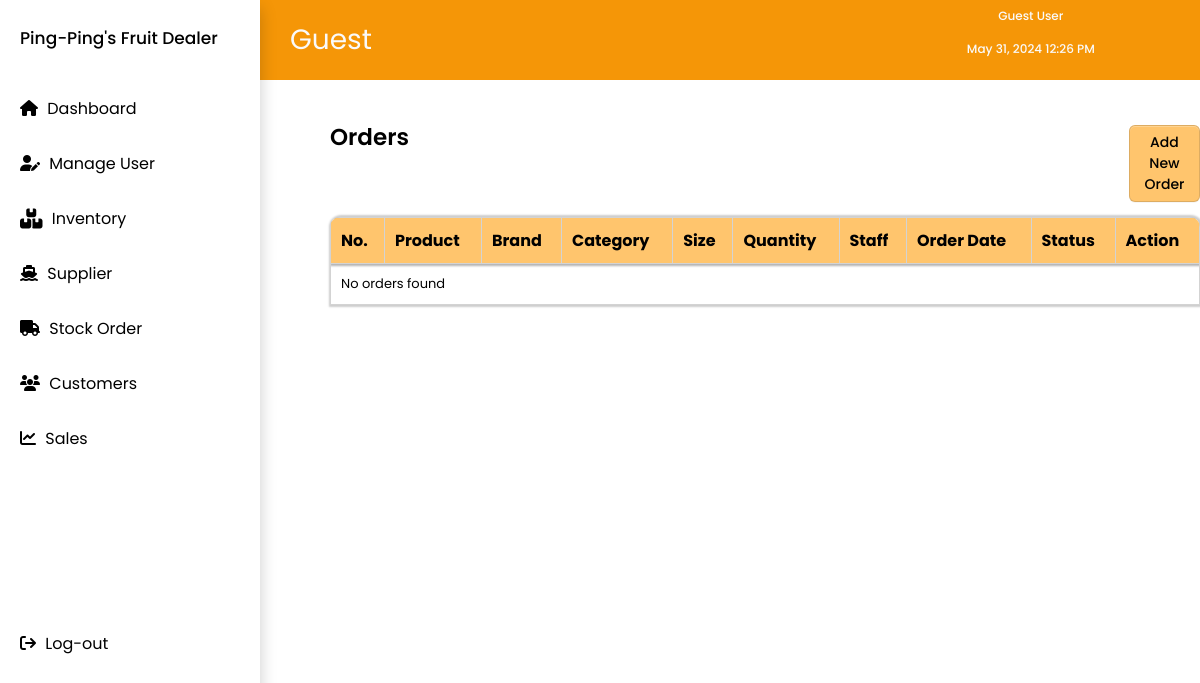
Before: /order.php with the older database file.
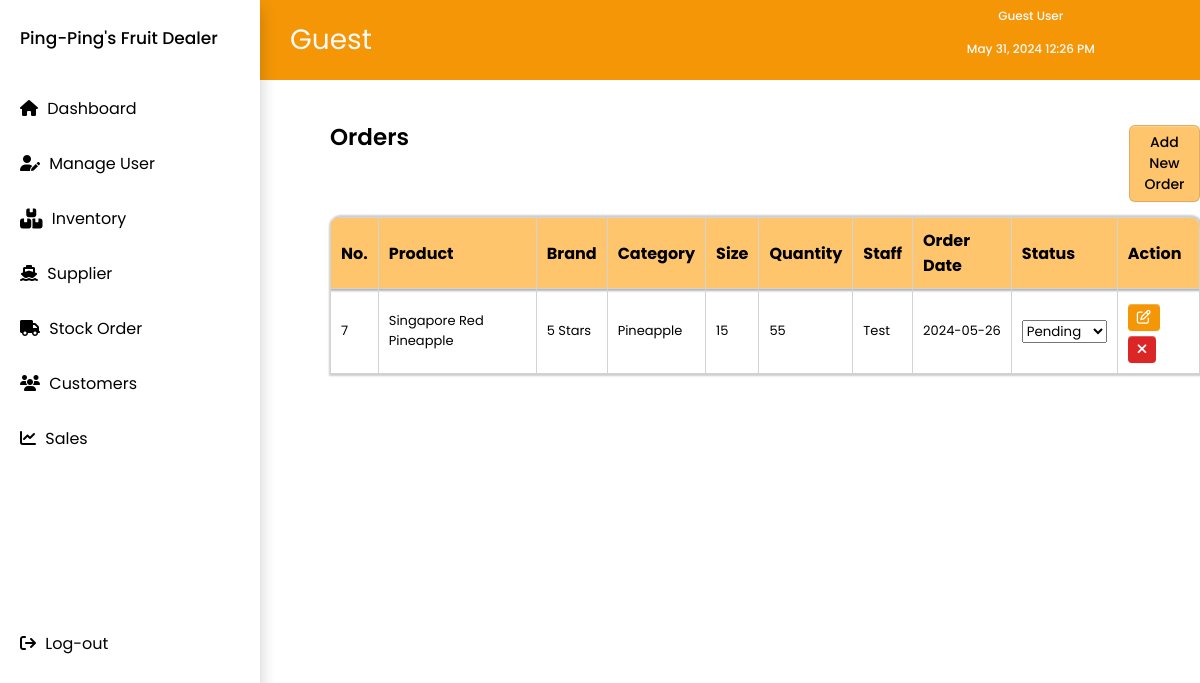
After: the same page with the newer database file.
### tables this page shows
CREATE TABLE `order` (
  `order_id` int(11) UNSIGNED NOT NULL,
  `product` varchar(50) NOT NULL,
  `brand` varchar(11) NOT NULL,
  `category` varchar(11) NOT NULL,
  `size` int(11) NOT NULL,
  `quantity` int(11) NOT NULL,
  `staff` varchar(50) NOT NULL,
  `order_date` date NOT NULL,
  `status` enum('pending','delivered') NOT NULL DEFAULT 'pending'
);

CREATE TABLE `inventory` (
  `inventory_id` int(50) UNSIGNED NOT NULL,
  `product_name` varchar(50) NOT NULL,
  `brand_name` varchar(50) NOT NULL,
  `category` varchar(50) NOT NULL,
  `size` int(50) NOT NULL,
  `order_quantity` int(50) NOT NULL,
  `price` decimal(10,0) NOT NULL
);

CREATE TABLE `suppliers` (
  `sup_id` int(50) UNSIGNED NOT NULL,
  `sup_name` varchar(50) NOT NULL,
  `sup_country` varchar(50) NOT NULL,
  `sup_num` varchar(11) NOT NULL,
  `sup_brand` varchar(50) NOT NULL
);

### order.php (the view, shortened to what this page needs)
<?php
include 'nav.php';
include 'topnav.php';
$conn = new mysqli(DB_HOST, DB_USER, DB_PASS, DB_NAME);
$sql = "SELECT o.order_id, i.product_name AS product, s.sup_brand AS brand, o.category, o.size, o.quantity, o.staff, o.order_date, o.status
        FROM `order` o
        LEFT JOIN `inventory` i ON o.product = i.inventory_id
        LEFT JOIN `suppliers` s ON o.brand = s.sup_id";
$result = $conn->query($sql);
?>
<!DOCTYPE html>
<html lang="en">
<head>
    <link rel="stylesheet" href="css/main.css">
    <link rel="stylesheet" href="css/order.css">
</head>
<body>
    <div class="group_names">
        <div class="group_content">
            <div class="title_and_button">
                <h2>Orders</h2>
                <button type="button" onclick="location.href='addorder.php'">Add New Order</button>
            </div>
            <table class="group_table">
                <thead>
                    <tr>
                        <th>No.</th>
                        <th>Product</th>
                        <th>Brand</th>
                        <th>Category</th>
                        <th>Size</th>
                        <th>Quantity</th>
                        <th>Staff</th>
                        <th>Order Date</th>
                        <th>Status</th>
                        <th>Action</th>
                    </tr>
                </thead>
                <tbody>
                    <?php
                    if ($result->num_rows > 0) {
                        while($row = $result->fetch_assoc()) {
                            echo "<tr>";
                            echo "<td>" . $row["order_id"] . "</td>";
                            echo "<td>" . $row["product"] . "</td>";
                            echo "<td>" . $row["brand"] . "</td>";
                            echo "<td>" . $row["category"] . "</td>";
                            echo "<td>" . $row["size"] . "</td>";
                            echo "<td>" . $row["quantity"] . "</td>";
                            echo "<td>" . $row["staff"] . "</td>";
                            echo "<td>" . $row["order_date"] . "</td>";
                            echo "<td>
                                    <select onchange=\"updateStatus(" . $row['order_id'] . ", this.value)\">
                                        <option value='pending'" . ($row['status'] == 'pending' ? ' selected' : '') . ">Pending</option>
                                        <option value='delivered'" . ($row['status'] == 'delivered' ? ' selected' : '') . ">Delivered</option>
                                    </select>
                                  </td>";
                            echo "<td>
                                    <button onclick=\"editOrder(" . $row["order_id"] . ")\" style=\"margin-right: 0px; padding: 3px 9px; font-weight: bold; border-radius: 4px; background-color: #F59607; color: #ffffff; border: none;\">
                                        <i class=\"fa-regular fa-pen-to-square\" style=\"color: #ffffff;\"></i>
                                    </button>
                                    <button onclick=\"deleteOrder(" . $row["order_id"] . ")\" style=\"margin-right: 0px; padding: 3px 9px; font-weight: bold; border-radius: 4px; background-color: #DC2626; color: #ffffff; border: none;\">
                                        <i class=\"fa-solid fa-xmark\" style=\"color: #ffffff;\"></i>
                                    </button>
                                 </td>";
                            echo "</tr>";
                        }
                    } else {
                        echo "<tr><td colspan='10'>No orders found</td></tr>";
                    }
                    ?>
                </tbody>
            </table>
        </div>
    </div>
</body>
</html>

### nav.php (shortened to what this page needs)
<!DOCTYPE html>
<html lang="en">
<head>
    <link href="https://cdnjs.cloudflare.com/ajax/libs/font-awesome/6.0.0-beta3/css/all.min.css" rel="stylesheet">
    <link rel="stylesheet" href="https://cdnjs.cloudflare.com/ajax/libs/font-awesome/6.2.0/css/all.min.css" />
    <link rel="stylesheet" href="css/main.css">
</head>
<body>
    <div class="navbar">
        <div class="logo">Ping-Ping's Fruit Dealer</div>
        <div class="sidebar">
            <ul>
                <li>
                    <a href="dashboard.php"><i class="fa-solid fa-house"></i>
                        Dashboard
                    </a>
                </li>
                <li>
                    <a class="user-container" href="manageuser.php">
                        <i class="fa-solid fa-user-pen" style="color: #000000;"></i>
                        Manage User</a>
                </li>
                <li>
                    <a href="inventory.php"><i class="fa-solid fa-boxes-stacked fa-lg" style="color: #000000;"></i>
                        Inventory
                    </a>
                </li>
                <li>
                    <a href="supplier.php"><i class="fas fa-ship"></i>
                        Supplier
                    </a>
                </li>
                <li>
                    <a href="order.php"><i class="fas fa-truck"></i>
                       Stock Order
                    </a>
                </li>
                <li>
                    <a href="customers.php"><i class="fas fa-users"></i>
                        Customers
                    </a>
                </li>
                <li>
                    <a href="sales.php"><i class="fas fa-chart-line"></i>
                        <span>Sales</span>
                    </a>
                </li>
                <li>
                    <a href="logout.php"><i class="fas fa-sign-out"></i>
                        <span>Log-out</span>
                    </a>
                </li>
            </ul>
        </div>
    </div>
</body>
</html>

### topnav.php (shortened to what this page needs)
<?php
$user_role = $_SESSION['user_role'] ?? 'Guest';
$name = $_SESSION['name'] ?? 'Guest User';
?>
<!DOCTYPE html>
<html lang="en">
<head>
    <link rel="stylesheet" href="css/main.css">
    <link rel="stylesheet" href="css/topnav.css">
</head>
<body>
    <div class="top-nav">
        <h1 class="user-role"><?php echo htmlspecialchars($user_role); ?></h1>
        <div class="user-and-date">
            <div class="username"><?php echo htmlspecialchars($name); ?></div>
            <div class="date" id="current-datetime"></div>
        </div>
    </div>
</body>
</html>

### css/main.css (style rules this page uses)
* { padding: 0; margin: 0; box-sizing: border-box; font-family: 'Poppins', sans-serif; }
.navbar { display: flex; flex-direction: column; height: 100vh; position: fixed; z-index: 1; top: 0; left: 0; overflow-x: hidden; background-color: white; width: 260px; box-shadow: 0px 8px 16px 0px rgba(0,0,0,0.2); }
.logo { font-size: 17px; font-weight: 450; padding: 20px; margin-top: 5px; margin-bottom: 10px; }
.sidebar { display: flex; flex-direction: column; justify-content: space-between; height: 100%; margin-left: 10px; margin-right: 10px; }
.sidebar ul { list-style: none; }
.sidebar ul li a { text-decoration: none; color: black; display: block; padding: 15px 10px; transition: all 0.2s ease; border-radius:10px; cursor: pointer; }
.sidebar ul li a i { margin-right: 5px; }
.sidebar ul li:last-child { margin-top: 150px; margin-bottom: 10px; }

### css/topnav.css (style rules this page uses)
.top-nav { background-color:#F59607; width: auto; height: 80px; margin-left: 260px; display: flex; gap: 61.7%; align-items: center; flex-direction: row; }
h1 { font-size: 28px; font-weight: 400; color: #FAFAFA; margin-bottom: 20px; margin-top: 20px; margin-left: 15px; padding: 15px; }
.date { font-size: 12px; font-weight: 450; color: #FAFAFA; margin-bottom: 15px; text-align: center; }
.username { font-size: 12px; font-weight: 450; color: #FAFAFA; margin-bottom: 15px; text-align: center; }

### css/order.css (style rules this page uses)
.group_names { display: flex; flex-direction: row; gap: 30px; }
.group_table { height: 100%; box-shadow: 1px 0 2px 2px rgba(0, 0, 0, 0.2); border-radius: 10px 10px 0 0; overflow: hidden; border-collapse: collapse; }
h2 { font-size: 23px; font-weight: 600; color: #000000; }
td, th .group_table { padding: 10px; text-align: left; }
thead { background-color: #FFC56D; box-shadow: 1px 0 2px 2px rgba(0, 0, 0, 0.3); }
th { color: rgb(0, 0, 0); font-size: 16px; font-weight: 70px; text-align: left; padding: 10px; border: 1px solid lightgray; border-collapse: collapse; }
td { color: rgb(0, 0, 0); font-size: 13px; border: 1px solid lightgray; border-collapse: collapse; }
.group_content { flex-direction: column; gap: 15px; display: flex; margin-left: 330px; }
button { margin-top: 5px; background-color: #FFC56D; display: inline-block; appearance: none; border: 1px solid rgba(27, 31, 35, 0.15); border-radius: 6px; box-shadow: rgba(27, 31, 35, 0.04) 0 1px 0, rgba(255, 255, 255, 0.25) 0 1px 0 inset; cursor: pointer; font-size: 14px; font-weight: 500; padding: 6px 10px; }
.title_and_button { display: flex; flex-direction: row; gap: 720px; margin-top: 40px; }

Changed rows visible on the page:
added order: order_id "7", inventory.product_name "Singapore Red Pineapple", suppliers.sup_brand "5 Stars", category "Pineapple", size "15", quantity "55", staff "Test", order_date "2024-05-26", status+order_id "Pending"
Other visible differences:
text no longer shown: "No orders found"
